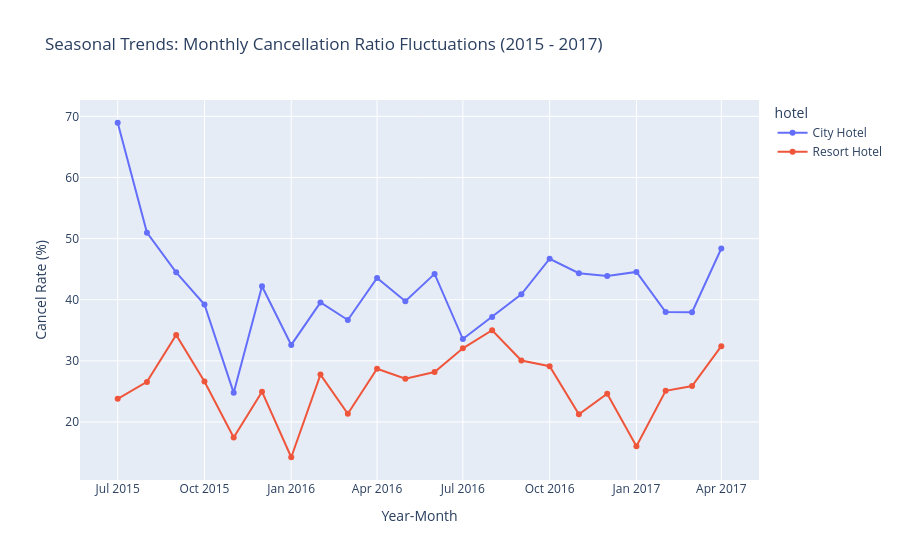

The notebook cell this image was saved under:
### Markdown cell above
Portugal (PRT), as the local country, has the highest cancellation rate (>50%), whereas Western European countries such as Germany (DEU), France (FRA), and the UK (GBR) have significantly lower cancellation ratios (<20%).

### Code cell
# SEASONAL TREND ANALYSIS (Monthly Trend)
monthly_trend = train_df.groupby(['arrival_date_year', 'arrival_date_month_num', 'hotel'])['is_canceled'].agg(['count', 'mean']).reset_index()
monthly_trend['date_str'] = monthly_trend['arrival_date_year'].astype(str) + '-' + monthly_trend['arrival_date_month_num'].astype(str).str.zfill(2)
monthly_trend['cancel_rate_pct'] = monthly_trend['mean'] * 100

fig_line = px.line(
    monthly_trend,
    x='date_str',
    y='cancel_rate_pct',
    color='hotel',
    markers=True,
    title='Seasonal Trends: Monthly Cancellation Ratio Fluctuations (2015 - 2017)',
    labels={'date_str': 'Year-Month', 'cancel_rate_pct': 'Cancel Rate (%)'}
)
fig_line.show()

### Figure 1 — Plotly figure (JSON) as saved in the notebook; plotly's stock layout.template omitted (floating-point values rounded to 4 significant figures)
{"data": [{"hovertemplate": "hotel=City Hotel<br>Year-Month=%{x}<br>Cancel Rate (%)=%{y}<extra></extra>", "legendgroup": "City Hotel", "line": {"color": "#636efa", "dash": "solid"}, "marker": {"symbol": "circle"}, "mode": "lines+markers", "name": "City Hotel", "orientation": "v", "showlegend": true, "type": "scatter", "x": ["2015-07", "2015-08", "2015-09", "2015-10", "2015-11", "2015-12", "2016-01", "2016-02", "2016-03", "2016-04", "2016-05", "2016-06", "2016-07", "2016-08", "2016-09", "2016-10", "2016-11", "2016-12", "2017-01", "2017-02", "2017-03", "2017-04"], "xaxis": "x", "y": [68.95, 50.98, 44.48, 39.22, 24.77, 42.2, 32.61, 39.56, 36.69, 43.56, 39.76, 44.23, 33.57, 37.19, 40.89, 46.71, 44.34, 43.89, 44.55, 37.98, 37.95, 48.38], "yaxis": "y"}, {"hovertemplate": "hotel=Resort Hotel<br>Year-Month=%{x}<br>Cancel Rate (%)=%{y}<extra></extra>", "legendgroup": "Resort Hotel", "line": {"color": "#EF553B", "dash": "solid"}, "marker": {"symbol": "circle"}, "mode": "lines+markers", "name": "Resort Hotel", "orientation": "v", "showlegend": true, "type": "scatter", "x": ["2015-07", "2015-08", "2015-09", "2015-10", "2015-11", "2015-12", "2016-01", "2016-02", "2016-03", "2016-04", "2016-05", "2016-06", "2016-07", "2016-08", "2016-09", "2016-10", "2016-11", "2016-12", "2017-01", "2017-02", "2017-03", "2017-04"], "xaxis": "x", "y": [23.79, 26.56, 34.23, 26.62, 17.46, 24.96, 14.23, 27.76, 21.34, 28.71, 27.09, 28.18, 32.05, 35.01, 30.05, 29.12, 21.26, 24.63, 16.03, 25.1, 25.87, 32.4], "yaxis": "y"}], "layout": {"legend": {"title": {"text": "hotel"}, "tracegroupgap": 0}, "title": {"text": "Seasonal Trends: Monthly Cancellation Ratio Fluctuations (2015 - 2017)"}, "xaxis": {"anchor": "y", "domain": [0, 1], "title": {"text": "Year-Month"}}, "yaxis": {"anchor": "x", "domain": [0, 1], "title": {"text": "Cancel Rate (%)"}}}}
